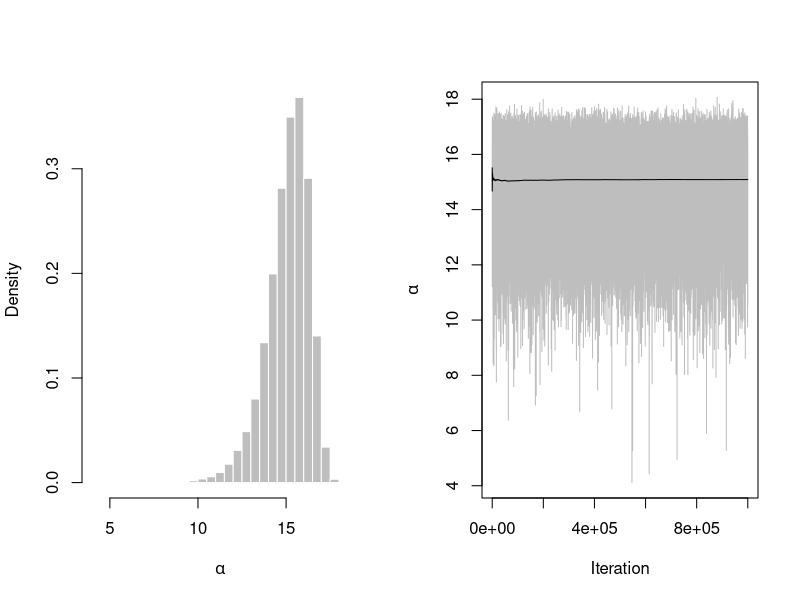
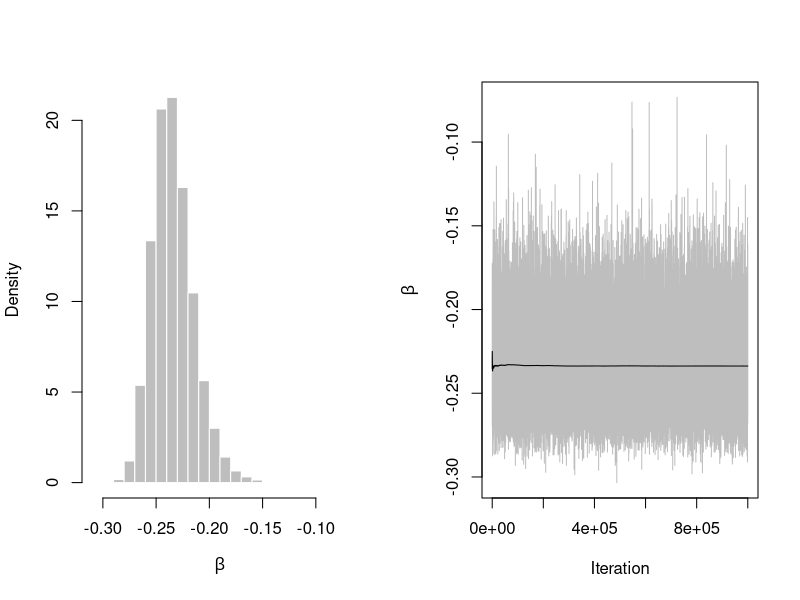

R code for these plots, in order:
## ---- chunk 1

failure <- c(1, 1, 1, 1, 0, 0, 0, 0, 0, 0, 0, 0, 1, 1, 
             0, 0, 0, 1, 0, 0, 0, 0, 0)
temperature <- c(53, 57, 58, 63, 66, 67, 67, 67, 68, 
                 69, 70, 70, 70, 70, 72, 73, 75, 75,
                 76, 76, 78, 79, 81)

df = data.frame(failure, temperature)
head(df)

## ---- chunk 2
fit = glm(formula = failure ~ temperature, data = df, 
          family = binomial(link = "logit"))

summary(fit)

## ---- chunk 3
## Output from ML estimation from Logistic Regression
## MLEs make great starting valules
a.mle <- as.numeric(fit$coefficients[1])
b.mle <- as.numeric(fit$coefficients[2])
var.a.mle <- summary(fit)$cov.scaled[1, 1]
var.b.mle <- summary(fit)$cov.scaled[2, 2]

b.hyper <- exp(a.mle + 0.577216) ## hyper parameter
## 0.577216 is "Euler’s constant"


## ---- chunk 4
## setting up functions

# Posterior distribution
dPosterior <- function(theta, y = failure, x = temperature){
    ## density of Y is binomial/bernoulli
    a <- theta[1]
    b <- theta[2]
    p <- 1 - 1 / (1 + exp(a + b * x)) ## logistic CDF
    lik <- exp(sum(dbinom(y, size=1, prob=p, log=TRUE)))
    dprior <- exp(a) * exp(-exp(a) / b.hyper) * 1/b.hyper ## density of prior
    return(lik * dprior)
}
## ---- chunk 5
# Proposal distribution (independent proposal, so "theta0" is not used)
dProposal <- function(theta){
    ## ignore theta0
    a <- theta[1]
    b <- theta[2]
    # a <- log(rexp(1, 1 / b.hyper)) ## remember, log for computational purposes
    # try: exp(rexp(1, 1/b.hyper)) ## Inf
    pr1 <- exp(a) * exp(-exp(a) / b.hyper) * 1/b.hyper
    pr2 <- dnorm(b, b.mle, sqrt(var.b.mle))
    return(pr1 * pr2)
}
## ---- chunk 6
rProposal <- function(theta0){
    ## independent proposals for a and b
    #a <- log(rexp(1, 1 / b.hyper))
    a <- log(rexp(1, 1 / b.hyper)) ## log for computational purposes
    b <- rnorm(1, b.mle, sqrt(var.b.mle))
    return(c(a, b))
}

## ---- chunk 7
## Metropolis-Hastings set up to run
# Run Metropolis-Hastings
N = 1000000
BurnIn =  5000

## ---- chunk 8
## x0: initializing values for MH algorithm
## f: the pdf of posterior; target distribution
## dProposal: the pdf of the proposal distribution
## rProposal: the random number gen for proposal
## N: Number of samples needed
## BurnIn: Number of burn in samples
## function generates N+B samples then drops B
x0 <- c(a.mle, b.mle)
x <- matrix(NA, nrow = N + BurnIn, ncol = length(x0)) ## empty matrix
fx <- rep(NA, N + BurnIn)
x[1,] <- x0 ## add the initializing values
fx[1] <- dPosterior(x0) ## initiate the M-H algorithm
accept <- 0 ## counter for acceptance

for(i in 2:(N + BurnIn)){
    u <- rProposal(x[i-1,])
    fu <- dPosterior(u)
    ## use log values for computational purposes
    r <- log(fu) + log(dProposal(x[i-1,])) - log(fx[i-1]) - log(dProposal(u))
    Rho <- min(exp(r), 1)
    if(runif(1) <= Rho){
        accept <- accept + 1 ## update counter
        x[i,] <- u
        fx[i] <- fu
    } else {
    x[i,] <- x[i-1,]
    fx[i] <- fx[i-1]
    }
}
## ---- chunk 9
print("acceptance rate: ")
print(accept/(N+BurnIn))

MH.Results <- x[-(1:BurnIn), ]
alphaMH <- MH.Results[,1]
betaMH <- MH.Results[,2]


## ---- chunk 10

summary(MH.Results) ## summary of parameters
## ---- chunk 11
par(mfrow = c(1,2))
hist(alphaMH, freq=FALSE, col="gray", border="white", xlab=expression(alpha), main = "")
plot(alphaMH, type="l", col="gray", xlab="Iteration", ylab=expression(alpha), main = "")
lines(1:N, cumsum(alphaMH) / (1:N))
## ---- chunk 12
par(mfrow = c(1,2))
hist(betaMH, freq=FALSE, col="gray", border="white", xlab=expression(beta), main = "")
plot(betaMH, type="l", col="gray", xlab="Iteration", ylab=expression(beta), main = "")
lines(1:N, cumsum(betaMH)/(1:N))
